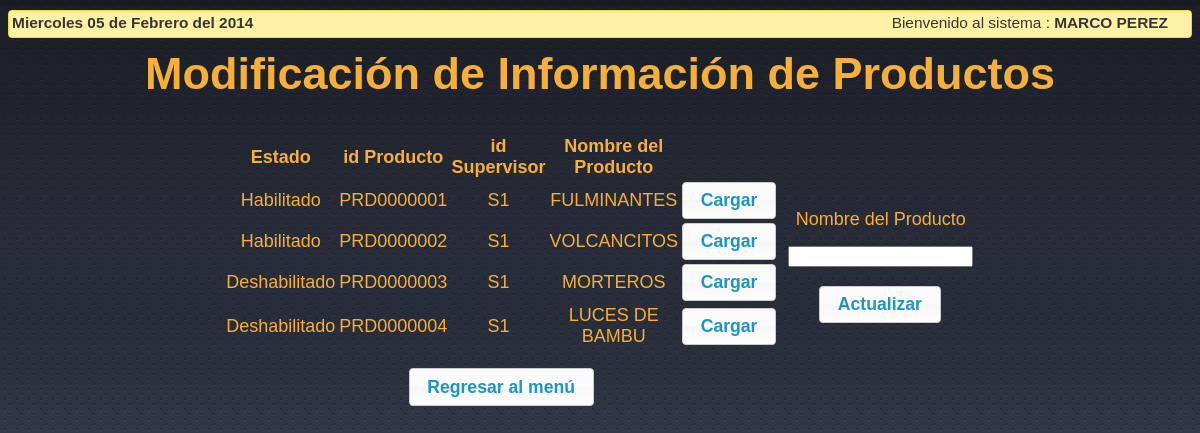
/ModuloProducto/productomodificar.php (signed in), run on the app's committed database.
### tables this page shows
CREATE TABLE IF NOT EXISTS `PRODUCTOS` (
  `IDPRODUCTO` varchar(10) NOT NULL,
  `IDUSUARIO` varchar(10) NOT NULL,
  `NOMBREPRODUCTO` varchar(20) NOT NULL,
  `ESTADO` int(11) NOT NULL DEFAULT '1',
  `EXISTENCIA` decimal(12,2) NOT NULL DEFAULT '0.00',
  `FECHAULTIMAMODIFICACION` timestamp NOT NULL DEFAULT CURRENT_TIMESTAMP ON UPDATE CURRENT_TIMESTAMP,
  PRIMARY KEY (`IDPRODUCTO`),
  KEY `FK_GESTIONA_PRODUCTOS` (`IDUSUARIO`)
);

### ModuloProducto/funciones.php (the view, shortened to what this page needs)
<?php
function mostrarusuario(){
	$cont=TRUE;
	$salida = -1;
	if($cont == TRUE){
		$sql='SELECT * FROM PRODUCTOS ORDER BY IDPRODUCTO';
			$result=mysql_query($sql);
			@$num_result = mysql_num_rows($result);
			if(@$num_result>= $GLOBALS["cantFilas"] ){
				echo '<div style="height:300px;width:485px;overflow:scroll;">
				<Table border="0">';
			}else{
			  echo '<table border="0">';
			}
		  echo '
        <tr>
		  <th width="85" scope="col"><p class = \'log\'>Estado</p></th>
          <th width="85" scope="col"><p class = \'log\' >id Producto<p></th>
          <th width="100" scope="col"><p class = \'log\' >id Supervisor<p></th>
          <th width="175" scope="col"><p class = \'log\' >Nombre del Producto<p></th>
        </tr>';
			if( $num_result >= 1){
				for($i=0; $i <$num_result; $i++){
					$fila=mysql_fetch_array($result);
					$idproducto=$fila['IDPRODUCTO'];
					$nombre=$fila['NOMBREPRODUCTO'];
					echo '<tr align="center">';
					echo '<td align="center"><p class = \'log\'>'.msgEstado($fila['ESTADO']).'</p></td>';
					echo '<td align="center"><p class = \'log\'>'.$idproducto.'</p></td>';
					echo '<td align="center"><p class = \'log\'>'.$fila['IDUSUARIO'].'</p></td>';
					echo '<td align="center"><p class = \'log\'>'.$fila['NOMBREPRODUCTO'].'</p></td>';
					echo '<div align="center" width="100" ><td align="center">';
					echo '<input name="button" type="button" id="button" onclick="document.form1.nom.value=\''.$nombre.'\';document.form1.idproducto.value=\''.$idproducto.'\'" value="Cargar" />';
					echo '</div>';
					echo '</tr>';
				}
			}
			$salida=1;
			echo '</table>';
	}else{
		$salida=0;
	}
	return $salida;
}
function actualizarproducto(){
	if(isset($_POST['nom'])){
		$idprod = trim($_POST['idproducto']);
		$idsupervisor = trim($_SESSION['usuario']);
		$nom = trim($_POST['nom']);
		if(!empty($idprod) and !empty($idsupervisor) ){
			$salida=2;
				$query ="SELECT IDPRODUCTO FROM PRODUCTOS WHERE IDPRODUCTO='$idprod'";
				$result=mysql_query($query) or die("Error en:  " . mysql_error());
				if( mysql_fetch_row($result) > 0){
					$query = "UPDATE PRODUCTOS SET IDUSUARIO ='$idsupervisor' WHERE IDPRODUCTO='$idprod'";
					$result=mysql_query($query) or die("Error en:  " . mysql_error());
					if(!empty($nom)){
						$query = "UPDATE PRODUCTOS SET NOMBREPRODUCTO ='$nom' WHERE IDPRODUCTO='$idprod'";
						$result=mysql_query($query) or die("Error en:  " . mysql_error());
					}
					if($result){
						$salida=1;
					}
				}else{
					$salida= 3;
				}
		}else{
			$salida=0;
		}
	}else{
		$salida=0;
	}
	mostrarusuario();
	return $salida;
}
function msgEstado($tipo){
	switch(trim($tipo)){
		case 1:
			$msg='Habilitado';
			break;
		default:
			$msg='Deshabilitado';
	}
	return $msg;
}
?>

### css/style.css (style rules this page uses)
body { background: transparent url(../images/bg.png) repeat; }
.log { font-family: "Arial", "Helvetica"; color: #F7AF39; font-size: 18px; font-style: normal; }

### data on the page
productos: ESTADO "Habilitado", IDPRODUCTO "PRD0000001", IDUSUARIO "S1", NOMBREPRODUCTO "FULMINANTES"
productos: ESTADO "Habilitado", IDPRODUCTO "PRD0000002", IDUSUARIO "S1", NOMBREPRODUCTO "VOLCANCITOS"
productos: ESTADO "Deshabilitado", IDPRODUCTO "PRD0000003", IDUSUARIO "S1", NOMBREPRODUCTO "MORTEROS"
productos: ESTADO "Deshabilitado", IDPRODUCTO "PRD0000004", IDUSUARIO "S1", NOMBREPRODUCTO "LUCES DE BAMBU"

### other printed values
$_SESSION['nombre'] "MARCO PEREZ"
